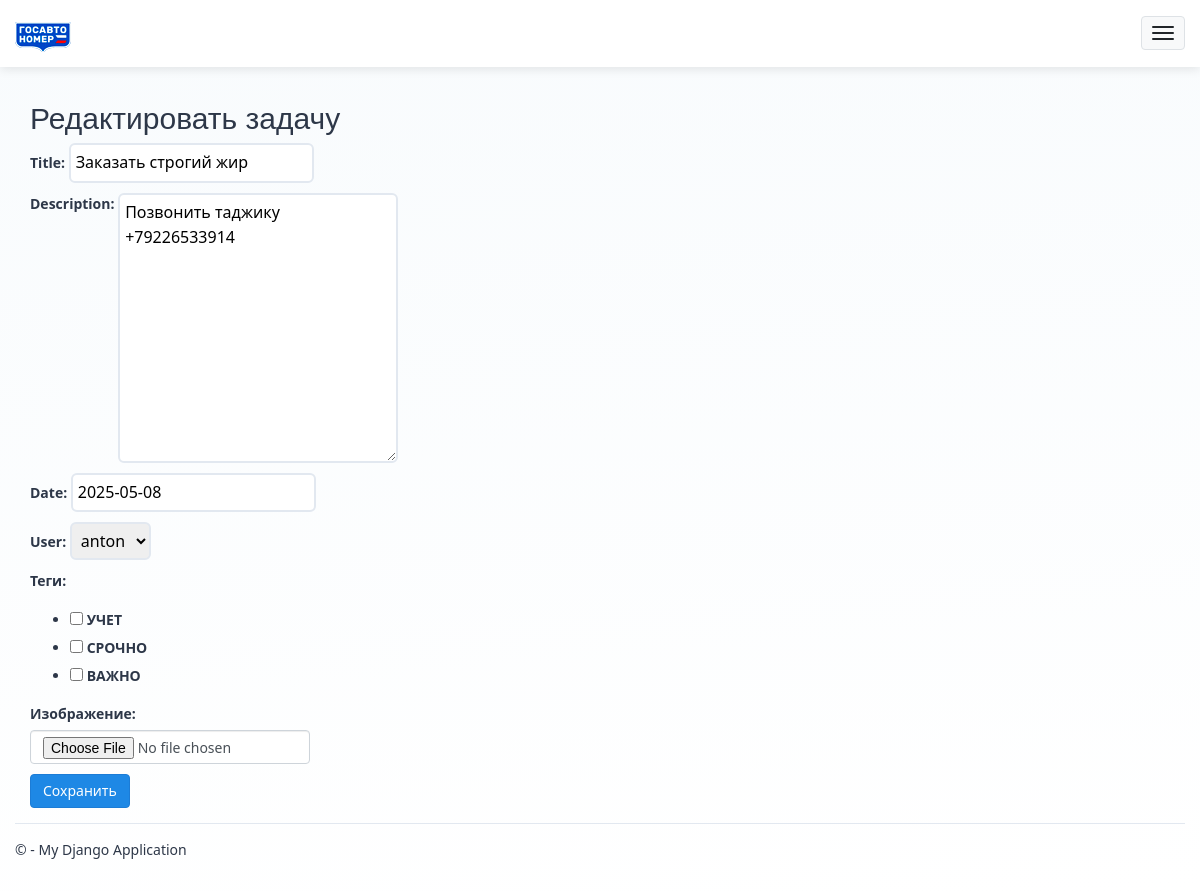
The page /diary/edit/14/ (signed in) on the database its author committed.
### app/models.py (models this page shows, shortened)
class Task(models.Model):
    title = models.CharField(max_length=200)
    description = models.TextField(blank=True)
    date = models.DateField()
    user = models.ForeignKey(User, on_delete=models.CASCADE)
    tags = models.ManyToManyField('Tag', blank=True)
    is_completed = models.BooleanField(default=False)
    image = models.ImageField(upload_to='task_images/', null=True, blank=True, verbose_name="Изображение")  # Новое поле

### app/views.py (the view)
# urls.py: path('diary/edit/<int:pk>/', TaskUpdateView.as_view(), name='edit_task'),
class TaskUpdateView(LoginRequiredMixin, UpdateView):
    model = Task
    form_class = TaskForm
    template_name = 'app/task_edit.html'
    success_url = reverse_lazy('today_tasks')
    def dispatch(self, request, *args, **kwargs):
        try:
            task = self.get_object()
        except Task.DoesNotExist:
            messages.warning(request, "Задача не найдена.")
            return redirect(self.success_url)
        if not request.user.is_superuser and task.user != request.user:
            messages.warning(request, "Вы не можете редактировать чужую задачу.")
            return redirect(self.success_url)
        return super().dispatch(request, *args, **kwargs)
    def get_context_data(self, **kwargs):
        context = super().get_context_data(**kwargs)
        context['task'] = self.get_object()
        return context

### app/forms.py (shortened to what this page needs)
class TaskForm(forms.ModelForm):
    tags = forms.ModelMultipleChoiceField(
        queryset=Tag.objects.all(),
        widget=forms.CheckboxSelectMultiple(attrs={'class': 'form-check-input'}),
        label="Теги",
        required=False
    )
    class Meta:
        model = Task
        fields = ['title', 'description', 'date', 'user', 'tags']
        labels = {
            'title': 'Название задачи',
            'description': 'Описание',
            'date': 'Дата выполнения',
            'user': 'Автор задачи',
        }
        widgets = {
            'title': forms.TextInput(attrs={'class': 'form-control'}),
            'description': forms.Textarea(attrs={'class': 'form-control', 'rows': 3}),
            'date': forms.DateInput(attrs={'type': 'date', 'class': 'form-control'}),
            'user': forms.Select(attrs={'class': 'form-control'}),
        }

### app/models.py (called while the page is built)
    def __str__(self):
        return self.name

### app/templates/app/task_edit.html (shortened to what this page needs)
{% extends "app/layout.html" %}
{% load static %}
{% block content %}
<div class="container">
    <h2>Редактировать задачу</h2>
    <form method="post" enctype="multipart/form-data">
        {{ form.as_p }}
        <button type="submit" class="btn btn-primary">Сохранить</button>
    </form>
</div>
{% endblock %}

### app/static/app/content/site.css (style rules this page uses)
:root { --primary-color: #1a73e8; --text-color: #2d3748; --text-light: #4a5568; --font-base: 'Segoe UI', system-ui, -apple-system, sans-serif; --bg-dark: #121212; --card-dark: #2d2d2d; }
body { padding-top: 80px; padding-bottom: 20px; font-family: var(--font-base); line-height: 1.6; color: var(--text-color); transition: background 0.3s ease, color 0.3s ease; background: linear-gradient(175deg, #f8fbfd 0%, #ffffff 100%), repeating-linear-gradient( 45deg, rgba(30, 136, 229, 0.03) 0px, rgba(30, 136, 229, 0.03) 20px, transparent 20px, transparent 40px ); }
input, select, textarea { max-width: 280px; font-size: 16px; padding: 0.5rem; border: 2px solid #e2e8f0; border-radius: 6px; transition: border-color 0.3s ease; }

### app/static/app/content/registration.css (style rules this page uses)
.form-control { transition: all 0.3s ease; }
.form-control { background-color: #ffffff; border: 1px solid #ced4da; color: #495057; transition: all 0.3s ease; }
.btn-primary { background-color: #1e88e5; border-color: #1c7cd6; transition: all 0.3s ease; }

### app/static/app/content/diary_dark.css (style rules this page uses)
:root { --dark-bg: #1a1a1a; --dark-text: #e0e0e0; --dark-primary: #2d2d2d; --dark-secondary: #3d3d3d; --dark-accent: #4a9eff; --dark-border: #404040; }

### rows shown on the page
Task: title "Заказать строгий жир", description "Позвонить таджику +79226533914", date "2025-05-08", user "anton"
